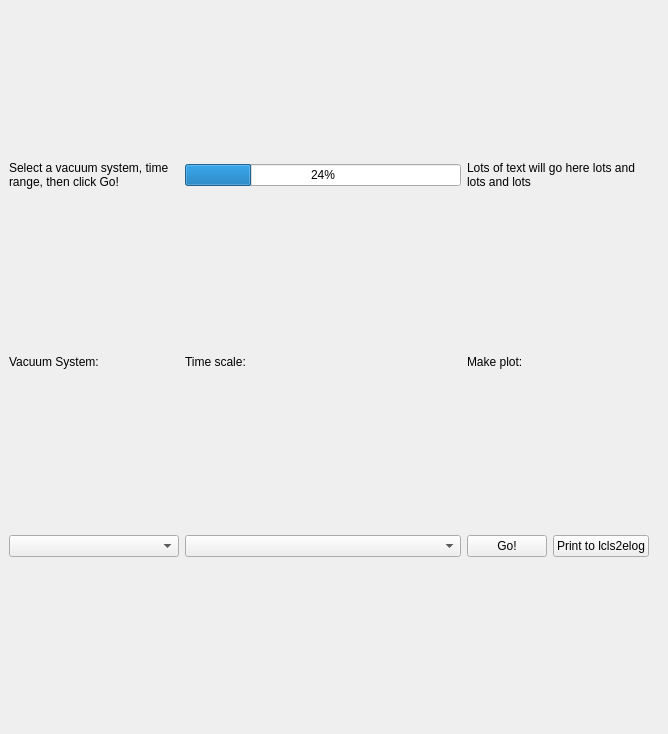
<?xml version="1.0" encoding="UTF-8"?>
<ui version="4.0">
 <class>Form</class>
 <widget class="QWidget" name="Form">
  <property name="geometry">
   <rect>
    <x>0</x>
    <y>0</y>
    <width>668</width>
    <height>734</height>
   </rect>
  </property>
  <property name="maximumSize">
   <size>
    <width>16777215</width>
    <height>16777215</height>
   </size>
  </property>
  <property name="windowTitle">
   <string>Form</string>
  </property>
  <widget class="QWidget" name="gridLayoutWidget">
   <property name="geometry">
    <rect>
     <x>9</x>
     <y>9</y>
     <width>640</width>
     <height>701</height>
    </rect>
   </property>
   <layout class="QGridLayout" name="gridLayout">
    <item row="1" column="0">
     <widget class="QLabel" name="label_2">
      <property name="text">
       <string>Vacuum System:</string>
      </property>
     </widget>
    </item>
    <item row="2" column="2">
     <widget class="QPushButton" name="GoButton">
      <property name="text">
       <string>Go!</string>
      </property>
     </widget>
    </item>
    <item row="2" column="0">
     <widget class="QComboBox" name="SysComboBox"/>
    </item>
    <item row="0" column="0">
     <widget class="QLabel" name="TitleText">
      <property name="minimumSize">
       <size>
        <width>170</width>
        <height>0</height>
       </size>
      </property>
      <property name="maximumSize">
       <size>
        <width>1677715</width>
        <height>30</height>
       </size>
      </property>
      <property name="text">
       <string>&lt;html&gt;&lt;head/&gt;&lt;body&gt;&lt;p&gt;Select a vacuum system, time range, then click Go!&lt;/p&gt;&lt;/body&gt;&lt;/html&gt;</string>
      </property>
      <property name="wordWrap">
       <bool>true</bool>
      </property>
     </widget>
    </item>
    <item row="1" column="2">
     <widget class="QLabel" name="label_4">
      <property name="maximumSize">
       <size>
        <width>16777215</width>
        <height>30</height>
       </size>
      </property>
      <property name="text">
       <string>Make plot:</string>
      </property>
     </widget>
    </item>
    <item row="1" column="1">
     <widget class="QLabel" name="label">
      <property name="text">
       <string>Time scale:</string>
      </property>
     </widget>
    </item>
    <item row="2" column="1">
     <widget class="QComboBox" name="TimeComboBox"/>
    </item>
    <item row="0" column="1">
     <widget class="QProgressBar" name="progressBar">
      <property name="value">
       <number>24</number>
      </property>
     </widget>
    </item>
    <item row="2" column="3">
     <widget class="QPushButton" name="printPushButton">
      <property name="text">
       <string>Print to lcls2elog</string>
      </property>
     </widget>
    </item>
    <item row="3" column="0" colspan="4">
     <layout class="QGridLayout" name="PlotArea"/>
    </item>
    <item row="0" column="2" colspan="2">
     <widget class="QLabel" name="StatusLabel">
      <property name="text">
       <string>Lots of text will go here lots and lots and lots</string>
      </property>
      <property name="wordWrap">
       <bool>true</bool>
      </property>
     </widget>
    </item>
   </layout>
  </widget>
 </widget>
 <resources/>
 <connections/>
</ui>
